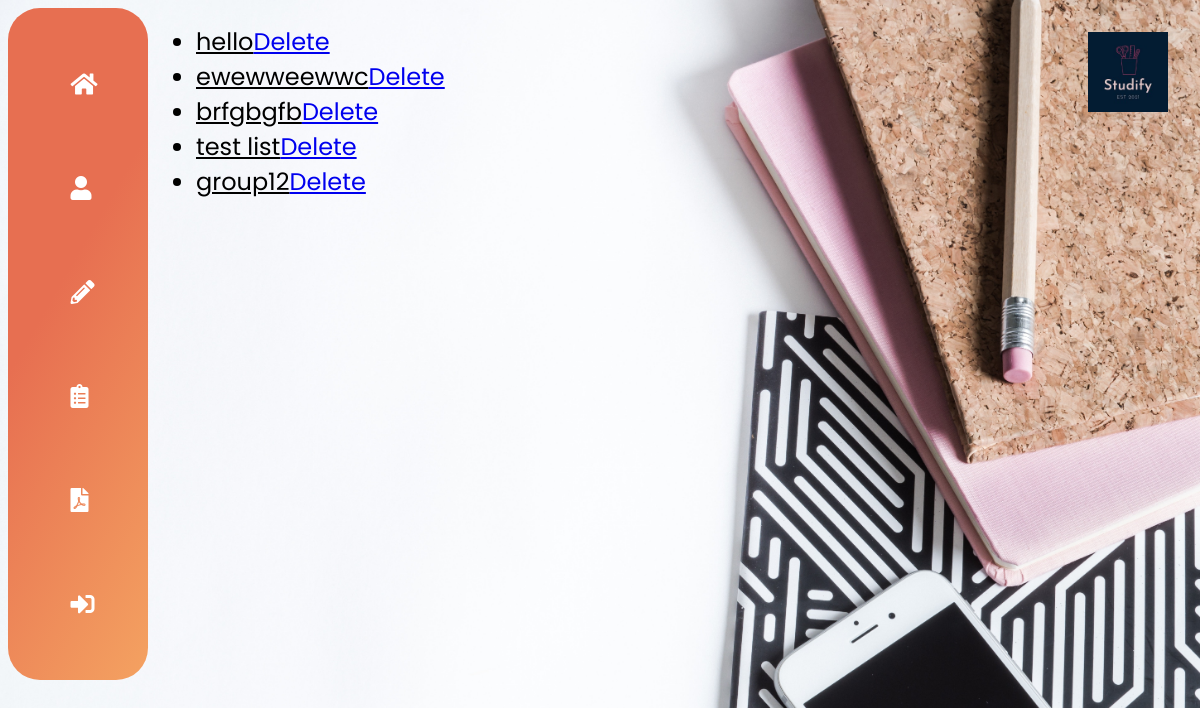
/view/ (signed in), run on the app's committed database.
### main/models.py (models this page shows)
class ToDoList(models.Model):
    user=models.ForeignKey(User, on_delete=models.CASCADE, related_name="todolist", null=True)
    name=models.CharField(max_length=200)
    def __str__(self):
        return self.name

### main/views.py (the view)
# urls.py: path("view/",views.view,name="view"),
def view(response):
    return render(response,"main/view.html",{})

### main/templates/main/view.html (shortened to what this page needs)
{% extends "main/base.html" %}
{% load static %}
{% block container %}
{% if user.todolist.all.count %}
<ul class="todolist">
    {% for td in user.todolist.all %}
    <div class="listitem" style="display: flex;">
        <li><a href="/{{td.id}}" style="color: black;">{{td.name}}</a><a href="{% url 'deletelist' td.id %}">Delete</a></li>
    </div>
    {% endfor %}
</ul>
{% else %}
<div>
    you currently have no list, make some <a href="/create">here</a>.
</div>
{% endif %}
{% endblock %}

### main/static/css/main.css (style rules this page uses)
:root { --primary1:#eeeeee; --primary2: #00adb5; --dark-red:#630000; --gray:#393e46; --accent:#222831; }
html { background-image: url(images/background.jpg); background-repeat: no-repeat; background-size: 100%; max-height: 100vh; }
body { padding: 0; margin: 0; box-sizing: border-box; font-family: 'Poppins', sans-serif; font-size: x-large; }

### data on the page
ToDoList: name "hello"
ToDoList: name "ewewweewwc"
ToDoList: name "brfgbgfb"
ToDoList: name "test list"
ToDoList: name "group12"
